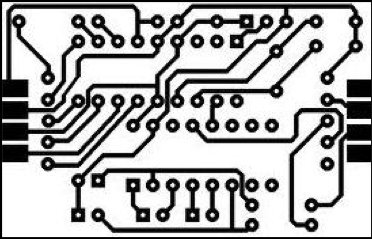
%> input picture HW3/Morphological Processing/Input Images/PCB.jpg, 372 x 239 px
$ octave pcb.m   (GNU Octave 9; MATLAB toolbox functions it lacks are replaced by stand-ins)
%> lines starting %> are read from the running program, lines starting %| are printed output that depends on the picture; in (x1, y1, x2, y2) boxes, pixels count from 0 and x2, y2 are one past the last pixel; in counts of white or black regions, pixels touching at a corner belong together; the program's own positions count from 1
pcb_image = imread('/home/shashankns/Desktop/Masters/2nd_sem/EE569-Image_Processing/Oral Exam/HW3/Problem2/PCB.jpg');
%> pcb_image is the input picture: size 239x372 uint8; min 0, max 255, mean 172.8
for i = 1:239
    for j = 1:372
        if pcb_image(i,j) > 127
            pcb_image(i,j)=255;
        else
            pcb_image(i,j)=0;
        end
    end
end
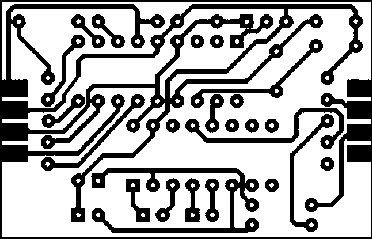
%> pcb_image: size 239x372 uint8; 68% white; 24 black regions, largest, box (x1, y1, x2, y2) and area: (0, 0, 372, 239) 17474, (91, 168, 259, 233) 2732, (185, 108, 344, 149) 1218

shrink_pcb = bwmorph(pcb_image,'shrink');
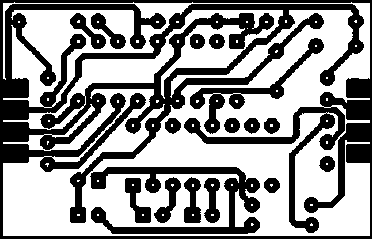
%> shrink_pcb: size 239x372 logical; 57.5% white; 17 black regions, largest, box (x1, y1, x2, y2) and area: (0, 0, 372, 239) 27811, (90, 167, 260, 234) 3721, (190, 38, 324, 134) 1848
shrink_pcb = bwmorph(shrink_pcb,'shrink');
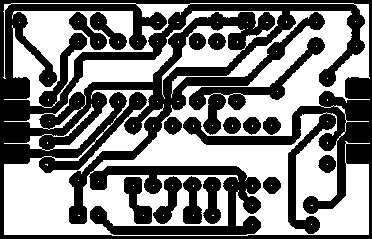
%> shrink_pcb: size 239x372 logical; 48.3% white; 74 white regions (72 under 20 px), largest, box (x1, y1, x2, y2) and area: (3, 3, 370, 236) 38154, (4, 11, 282, 130) 4666
shrink_pcb = bwmorph(shrink_pcb,'shrink');
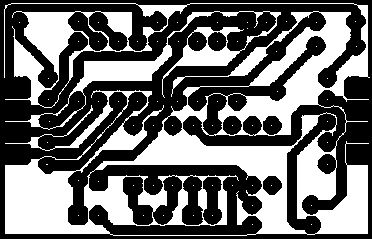
%> shrink_pcb: size 239x372 logical; 41.3% white; 74 white regions (72 under 20 px), largest, box (x1, y1, x2, y2) and area: (4, 3, 370, 236) 32836, (5, 11, 281, 130) 3781
counter = 0;
for i = 1:239
    for j = 1:372
        if shrink_pcb(i,j) == 1
             if shrink_pcb(i-1,j) == 0 && shrink_pcb(i+1,j) == 0 && shrink_pcb(i,j-1) == 0 && shrink_pcb(i,j+1) == 0 && shrink_pcb(i-1,j+1) == 0 && shrink_pcb(i+1,j+1) == 0 && shrink_pcb(i+1,j-1) == 0 && shrink_pcb(i-1,j-1) == 0
                counter=counter+1;
             end
        end

    end
end
%> after the loop, counter = 71
disp (counter)
%| 71
imshow(shrink_pcb);
